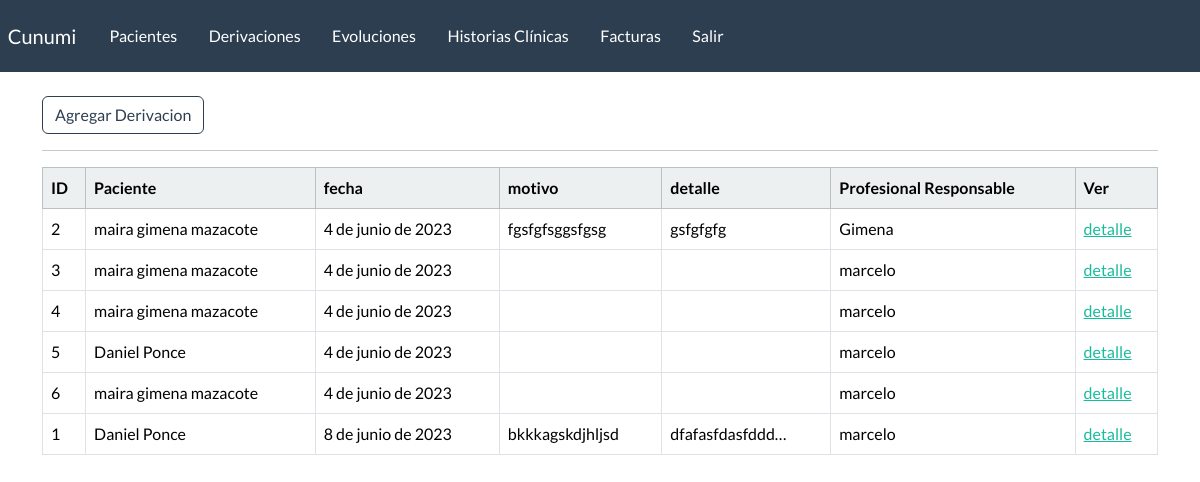
Page /listar-derivacion/ (signed in) on the earlier database version.
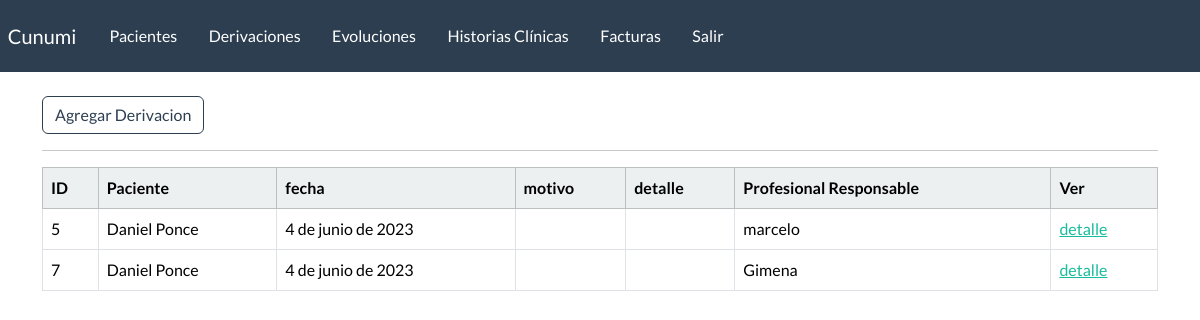
Same page on the later database version.
### webapp/models.py (models this page shows)
class derivacion(models.Model):
    paciente = models.ForeignKey(
        paciente, on_delete=models.CASCADE, blank=False)
    fecha = models.DateField(blank=True, null=True)
    motivo = models.TextField(blank=True)
    detalle = models.TextField(blank=True)
    profesional_responsable = models.ForeignKey(User, on_delete=models.CASCADE, blank=False)

class paciente(models.Model):
    nombre = models.CharField(max_length=100)
    apellido = models.CharField(max_length=100, blank=True)
    dni = models.CharField(max_length=100, blank=True)
    telefono = models.CharField(max_length=100, blank=True)
    email = models.EmailField(blank=True)
    edad = models.IntegerField(blank=True)
    fecha_inicio = models.DateField(blank=True, null=True)
    responables = models.CharField(max_length=200, blank=True)
    motivo_consulta = models.CharField(max_length=200, blank=True)
    derivado = models.BooleanField(default=False)
    email = models.EmailField(blank=True)
    estado_choices = (
        ('activo', 'activo'),
        ('inactivo', 'inactivo'),
        ('alta', 'alta'),
        ('derivado', 'derivado'))
    estado = models.CharField(max_length=20, choices=estado_choices, default='activo')
    profesional_responsable = models.ForeignKey(User, on_delete=models.CASCADE, blank=True)
    def __str__(self):
        return f"{self.nombre} {self.apellido}"

### webapp/views.py (the view)
# urls.py: path('listar-derivacion/',  views.listar_derivaciones, name='listar_derivaciones'),
@permission_required('webapp.view_derivacion')
def listar_derivaciones(request):
    derivaciones = derivacion.objects.all().order_by('fecha')
    data = {
        'derivaciones': derivaciones
    }
    return render(request, 'webapp/derivacion/listar.html', data)

### webapp/templates/webapp/derivacion/listar.html
{% extends 'webapp/base.html' %}
{% block content %}
<a class="btn btn-outline-primary btn-small" href="{% url 'agregar_derivacion' %}">
    Agregar Derivacion
</a>
<hr>
    <table class="table table-hover table-bordered">
        <thead class="table-light">
            <tr>
                <th scope="col">ID</th>
                <th scope="col">Paciente</th>
                <th scope="col">fecha</th>
                <th scope="col">motivo</th>
                <th scope="col">detalle</th>
                <th scope="col">Profesional Responsable</th>
                <th scope="col">Ver</th>
            </tr>
        </thead>
        <tbody>
            {% if derivaciones %}
            {% for derivacion in derivaciones %}
            <tr>
                <td>{{derivacion.id}}</td>
                <td>{{derivacion.paciente}}</td>
                <td>{{derivacion.fecha}}</td>
                <td>{{derivacion.motivo|truncatechars:15}}</td>
                <td>{{derivacion.detalle|truncatechars:15}}</td>
                <td>{{derivacion.profesional_responsable}}</td>
                <td><a href="{% url 'detalle_derivacion' derivacion.id %}">detalle</a></td>
            </tr>
            {% endfor %}
            {% endif %}
        </tbody>
    </table>
{% endblock %}

Differences in the rows shown:
removed derivacion: id "2", paciente "maira gimena mazacote", fecha "4 de junio de 2023", motivo "fgsfgfsggsfgsg", detalle "gsfgfgfg", profesional_responsable "Gimena"
removed derivacion: id "3", paciente "maira gimena mazacote", fecha "4 de junio de 2023", profesional_responsable "marcelo"
removed derivacion: id "4", paciente "maira gimena mazacote", fecha "4 de junio de 2023", profesional_responsable "marcelo"
removed derivacion: id "6", paciente "maira gimena mazacote", fecha "4 de junio de 2023", profesional_responsable "marcelo"
removed derivacion: id "1", paciente "Daniel Ponce", fecha "8 de junio de 2023", motivo "bkkkagskdjhljsd", detalle "dfafasfdasfddd…", profesional_responsable "marcelo"
added derivacion: id "7", paciente "Daniel Ponce", fecha "4 de junio de 2023", profesional_responsable "Gimena"
